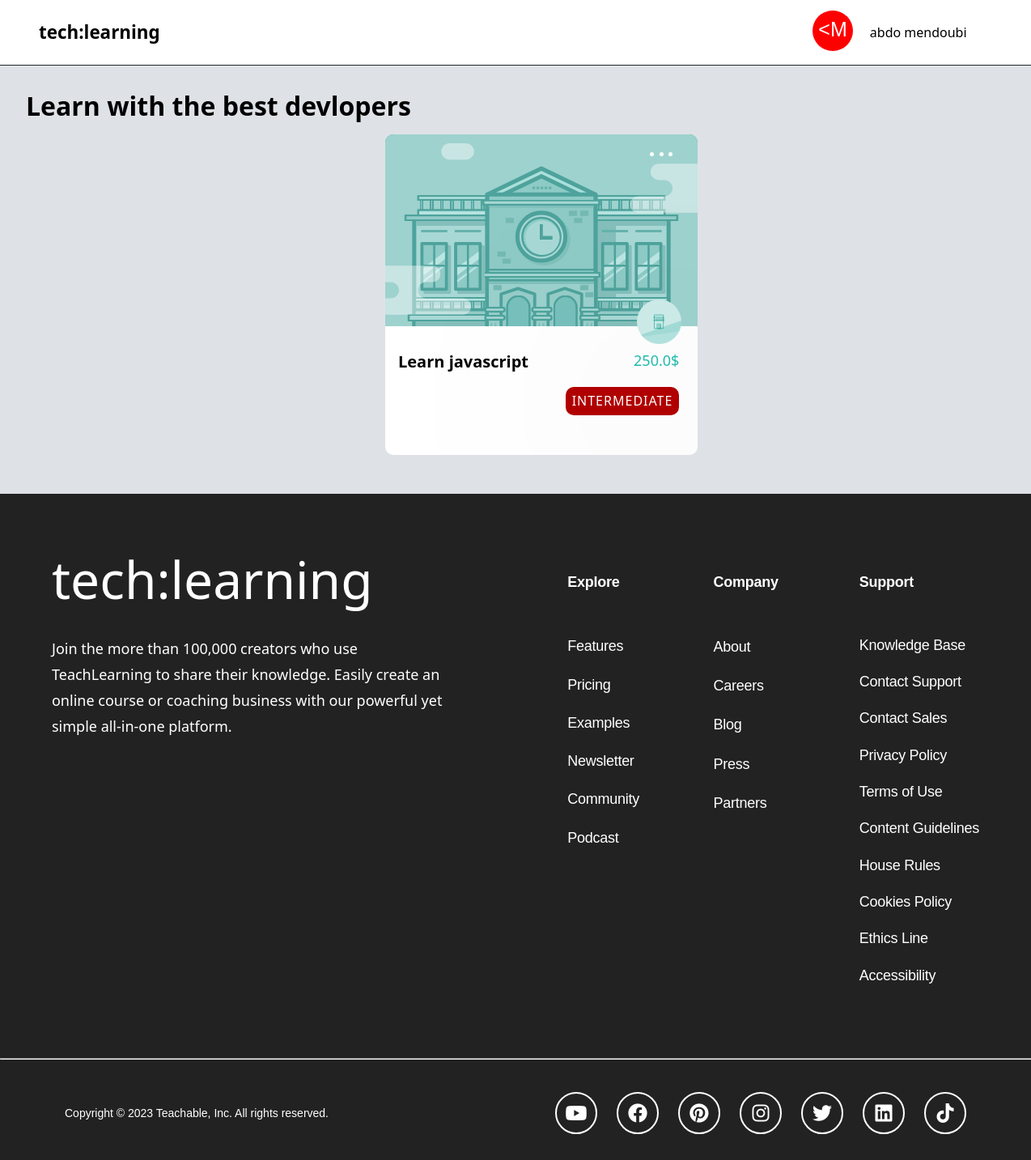
Page /user/ (signed in) on the committed database.
### compte/models.py (models this page shows)
class user(AbstractUser):
    pass

class cour(models.Model):
    name= models.CharField(max_length=100, primary_key=True)
    slug= models.SlugField(max_length=128)
    created_at = models.DateTimeField(auto_now_add=True)
    price = models.FloatField()
    diff=models.CharField(max_length=100)

### techLearn/views.py (the view)
# urls.py: path('user/',homeu,name="homeu")
def homeu(request):
  cours=cour.objects.all()
  return render(request,'userHome.html',context={"cour":cours})

### templates/userHome.html (shortened to what this page needs)
{% load static %}
<!DOCTYPE html>
<html lang="en">
    <head>
        <link rel="stylesheet"
            href="https://cdnjs.cloudflare.com/ajax/libs/font-awesome/6.4.0/css/all.min.css"
 />
        <link rel="stylesheet"
            href="https://cdnjs.cloudflare.com/ajax/libs/line-awesome/1.3.0/line-awesome/css/line-awesome.min.css"
 />
        <link rel="stylesheet" href="{% static 'css/style.css' %}" />
        <link rel="stylesheet" href="{% static 'css/normalize.css' %}" />
    </head>
    <body>
        <nav>
            <div class="navlg userlg">
                <div class="navSection right-section navlg">
                    <h1 class='navTitle'>tech:learning</h1>
                </div>
                <div class="navSection left-section user">
                    <div class="userImg avatarDiv">
                        <img class="avatar" alt="user logo" />
                    </div>
                    {% if user.is_authenticated %}
                    <span class="userName">{{user.username}}</span>
                    {% else %}
                    <h1> bbllblblb</h1>
                  {% endif %}
                </div>
            </div>
        </nav>
        <main class="userHome">{% for i in cour  %}
            <section class="section">
                <h1>Learn with the best devlopers </h1>
                <div class="cardsUser">
                    <div class="user-card">
                        <div class="user-card-header">
                            <div class="button">
                                <div></div>
                                <div></div>
                                <div></div>
                            </div>
                        </div>
                        <div class="user-card-info">
                            <div class="logo">
                            </div>
                            <div class="user-card-title">
                                <span>Learn {{i.name}}</span>
                                <span>{{i.price}}$</span>
                            </div>
                            <div class="user-card-difculty">
                                <span>{{i.diff}}</span>
                            </div>
                        </div>
                    </div>
                </div>
            </section>{% endfor %}
        </main>
        <footer>
            <div class="footer_links">
                <div class="footer_description">
                    <div class="footer_header">
                        <h1>tech:learning</h1>
                    </div>
                    <div class="description_footer">
                        <p>
                            Join the more than 100,000 creators who use
                            TeachLearning
                            to share their knowledge. Easily create an online
                            course or coaching business with our powerful yet
                            simple all-in-one platform.
                        </p>
                    </div>
                </div>
                <div class="footer_link">
                    <div>
                        <div class="header">
                            <span>Explore</span>
                        </div>
                        <div class="links">
                            <ul>
                                <li><a href="#">Features</a></li>
                                <li><a href="#">Pricing</a></li>
                                <li><a href="#">Examples</a></li>
                                <li><a href="#">Newsletter</a></li>
                                <li><a href="#">Community</a></li>
                                <li><a href="#">Podcast</a></li>
                            </ul>
                        </div>
                    </div>
                    <div>
                        <div class="header">
                            <span>Company</span>
                        </div>
                        <div class="links">
                            <ul>
                                <li> <a href="#"> About</a></li>
                                <li> <a href="#"> Careers</a></li>
                                <li> <a href="#"> Blog</a></li>
                                <li> <a href="#"> Press</a></li>
                                <li> <a href="#"> Partners</a></li>
                            </ul>
                        </div>
                    </div>
                    <div>
                        <div class="header">
                            <span>Support</span>
                        </div>
                        <div class="links">
                            <ul>
                                <li> <a href="#"> Knowledge Base</a></li>
                                <li> <a href="#"> Contact Support</a></li>
                                <li> <a href="#"> Contact Sales</a></li>
                                <li> <a href="#"> Privacy Policy</a></li>
                                <li> <a href="#"> Terms of Use </a></li>
                                <li> <a href="#"> Content Guidelines </a></li>
                                <li> <a href="#"> House Rules </a></li>
                                <li> <a href="#"> Cookies Policy </a></li>
                                <li> <a href="#"> Ethics Line </a></li>
                                <li> <a href="#"> Accessibility </a></li>
                            </ul>
                        </div>
                    </div>
                </div>
            </div>
            <div class="footer_footer">
                <hr>
                <div class="footer_footer_elements">
                    <div class="footer_copyright">
                        <span>Copyright © 2023 Teachable, Inc. All rights
                            reserved.</span>
                    </div>
                    <div class="footer_icons">
                        <a href="#">
                            <i class="fa-brands fa-youtube icon"></i>
                        </a>
                        <a href="#">
                            <i class="fa-brands fa-facebook icon"></i>
                        </a>
                        <a href="#">
                            <i class="fa-brands fa-pinterest icon"></i>
                        </a>
                        <a href="#">
                            <i class="fa-brands fa-instagram icon"></i>
                        </a>
                        <a href="#">
                            <i class="fa-brands fa-twitter icon"></i>
                        </a>
                        <a href="#">
                            <i class="fa-brands fa-linkedin icon"></i>
                        </a>
                        <a href="#">
                            <i class="fa-brands fa-tiktok icon"></i>
                        </a>
                    </div>
                </div>
            </div>
        </footer>
            </body>
</html>

### rows in the picture
user: username "abdo mendoubi"
cour: name "javascript", price "250.0", diff "INTERMEDIATE"
